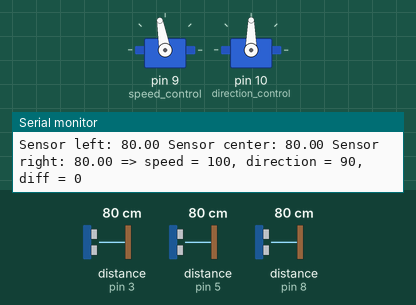
This sketch was run on a simulated Arduino Uno, built with avr-gcc and run on an emulated ATmega328P. On the bench: 2 × servo, the last lines printed to the serial monitor. Wiring (inferred from the names in the program): 3 × ultrasonic range finder: trigger pin 2, echo pin 3 / trigger pin 4, echo pin 5 / trigger pin 7, echo pin 8. The test bench sets the inputs (shaded band); at power-on: distance to the obstacle (sensors on pin 3, pin 8, pin 5) 80 cm. The echo pulse lasts 58.3 µs per cm.

Above: at 1.2 s.
1.3 s: distance to the obstacle (sensor on pin 3) set to 2 cm
At 2.2 s:
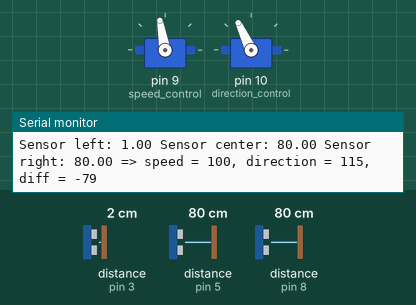
2.9 s: distance to the obstacle (sensor on pin 8) set to 33 cm
5.9 s: distance to the obstacle (sensor on pin 8) set to 27 cm
At 7.2 s:
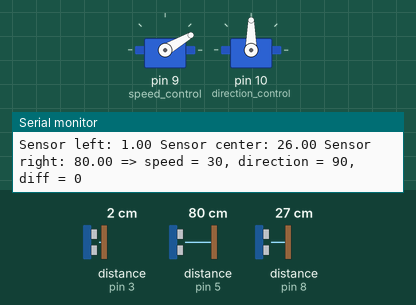
7.5 s: distance to the obstacle (sensor on pin 5) set to 2 cm
10.5 s: distance to the obstacle (sensor on pin 8) set to 35 cm
At 10.84 s:
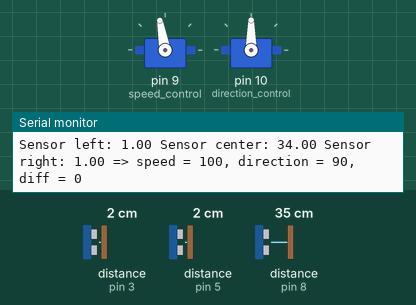
13.5 s: distance to the obstacle (sensor on pin 3) set to 18 cm
At 14.7 s:
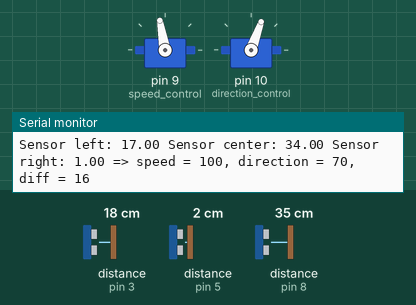
Timing chart, 0 to 16.1 s (numbered marks = the images above; inputs shaded):
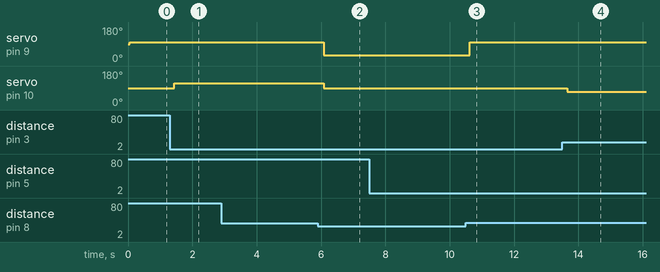

The sketch:

car.ino
```cpp
#include <Servo.h>

int pos = 0;
float prev = 0;

// Sensors are looked at from the front
// left sensor
const int trigPinLeft = 2;
const int echoPinLeft = 3;
// center sensor
const int trigPinCenter = 7;
const int echoPinCenter = 8;
// right sensor
const int trigPinRight = 4;
const int echoPinRight = 5;

float left_value = 0;
float center_value = 0;
float right_value = 0;
int direction_trim = 8;

// defining the servo and the motor
Servo speed_control;
Servo direction_control;

void setup() {
  // Put the motor to Arduino pin #9
  speed_control.attach(9);
  // Put the servo to Arduino pin #10
  direction_control.attach(10);
  // starts the serial monitor output
  Serial.begin(9600);
}

//distance detection function
float getDistance(int tPin, int ePin, float prev) {
  // The sensor is triggered by a HIGH pulse of 10 or more microseconds.
  // Give a short LOW pulse beforehand to ensure a clean HIGH pulse:
  pinMode(tPin, OUTPUT);
  digitalWrite(tPin, LOW);
  delayMicroseconds(2);
  digitalWrite(tPin, HIGH);
  delayMicroseconds(10);
  digitalWrite(tPin, LOW);

  // Read the signal from the sensor: a HIGH pulse whose
  // duration is the time (in microseconds) from the sending
  // of the ping to the reception of its echo off of an object.
  pinMode(ePin, INPUT);

  // The speed of sound is 340 m/s or 29 microseconds per centimeter.
  // The ping travels out and back, so to find the distance of the
  // object we take half of the distance travelled.
  float distance = pulseIn(ePin, HIGH) / 29 / 2;

//  return 0.6 * prev + 0.4 * distance;
  return distance;
}

void loop() {
  // read the ultrasound sensors
  left_value = getDistance(trigPinLeft, echoPinLeft, left_value);
  center_value = getDistance(trigPinCenter, echoPinCenter, center_value);
  right_value = getDistance(trigPinRight, echoPinRight, right_value);
  //prints the filtered value

  int new_speed;
  int new_direction;
  int diff;
  if (center_value < 30) {
    new_speed = 30;
    new_direction = 90;
    diff = 0;
  } else {
    new_speed = 100;
    if (left_value > 150) left_value = 150;
    if (right_value > 150) right_value = 150;
    // '?' is a small if statement, exactly the same as if, then do this, else do that
    int min_value = (left_value < right_value) ? left_value : right_value;
    diff = left_value - right_value;
    if (min_value < 30) {
      new_direction = 90 - diff * 120.0 / 100;
      if (new_direction < 30) new_direction = 30;
      else if (new_direction > 115) new_direction = 115;

    } else if (min_value < 80) {
      new_direction = 90 - diff * 80.0 / 100;
      if (new_direction < 50) new_direction = 30;
    else if (new_direction > 110) new_direction = 115;

    } else {
      new_direction = 90 - diff * 40 / 100;
      if (new_direction < 75) new_direction = 30;
      else if (new_direction > 100) new_direction = 115;

    }
    //if (new_direction < 30) new_direction = 30;
    //else if (new_direction > 115) new_direction = 115;
  }
  Serial.println("Sensor left: "+ String(left_value) + " Sensor center: "+ String(center_value) + " Sensor right: "+ String(right_value) + " => speed = " + String(new_speed) + ", direction = " + String(new_direction) + ", diff = " + String(diff));
  speed_control.write(new_speed);
  direction_control.write(new_direction);

  delay(10);
}
```

Measured:
- the behaviour switches between 31 and 30 cm on distance to the obstacle (sensor on pin 8) (found by bisection; images 1 and 2)
- after the input at 1.3 s, servo on pin 10 (direction_control): 90° → 115° after 0.14 s
- after the input at 5.9 s, servo on pin 9 (speed_control): 100° → 30° after 0.18 s; servo on pin 10 (direction_control): 115° → 90° after 0.18 s
- after the input at 10.5 s, servo on pin 9 (speed_control): 30° → 100° after 0.13 s; servo on pin 10 (direction_control): alternates 90° for 0.21 s and 88° for 0.10 s, starting after 0.13 s
